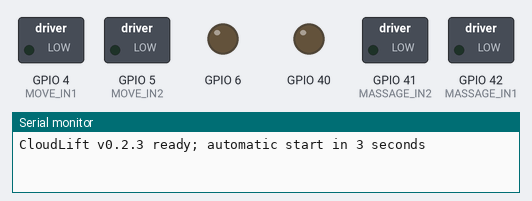
Bench run of a sketch on a simulated ESP32. Parts: switched loads named in the sketch (green lamp = pin HIGH), output pins drawn as LEDs (lit = HIGH), the last lines printed to the serial monitor.

Above: at 0.1 s.
At 3.42 s:
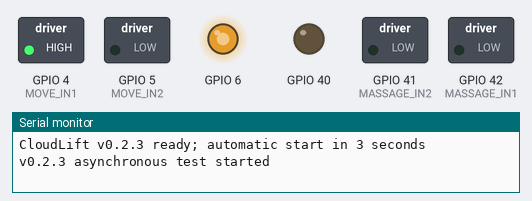
At 4.04 s:
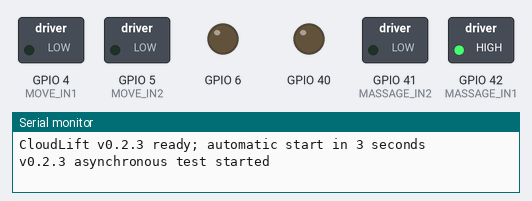
At 8.9 s:
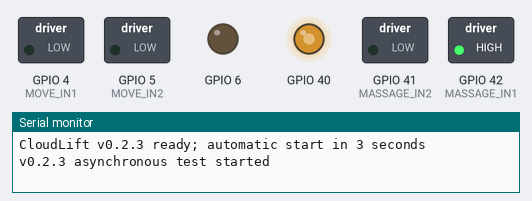
At 17.7 s:
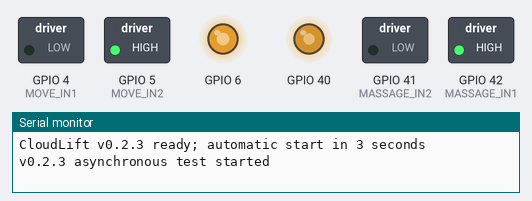
At 38.5 s:
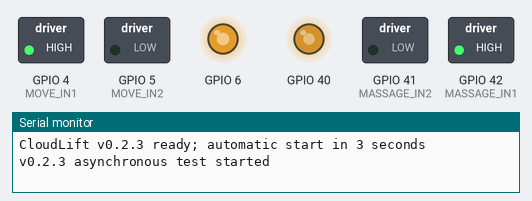
Timing chart, 0 to 40.0 s (numbered marks = the images above):
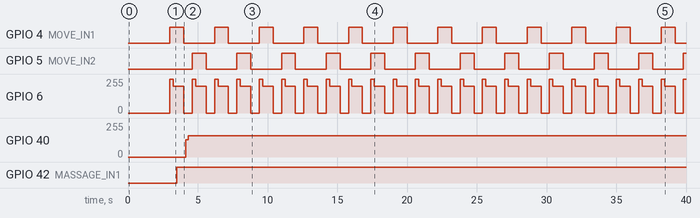

Measured:
- by itself, GPIO 4 (MOVE_IN1), GPIO 5 (MOVE_IN2): alternates HIGH for 1.0 s and LOW for 2.2 s
- by itself, GPIO 6: repeats every 1.6 s: 199/255 0.75 s, 0/255 0.60 s, 255/255 0.25 s
- by itself, GPIO 40: 0/255 → 128/255 at 4.1 s, → 159/255 0.16 s later
- by itself, GPIO 42 (MASSAGE_IN1): LOW → HIGH at 3.5 s

The sketch:

CloudLiftDualMotorTest.ino
```cpp
#include <Arduino.h>
#if __has_include(<esp_arduino_version.h>)
#include <esp_arduino_version.h>
#endif

#ifndef ESP_ARDUINO_VERSION_MAJOR
#define ESP_ARDUINO_VERSION_MAJOR 2
#endif

// CloudLift dual-motor asynchronous bench test v0.2.3
// Motor 1 = displacement motor; Motor 2 = massage motor.

constexpr uint8_t MOVE_IN1 = 4;   // AIN1
constexpr uint8_t MOVE_IN2 = 5;   // AIN2
constexpr uint8_t MOVE_PWM = 6;   // PWMA

constexpr uint8_t MASSAGE_PWM = 40;  // PWMC
constexpr uint8_t MASSAGE_IN2 = 41;  // CIN2
constexpr uint8_t MASSAGE_IN1 = 42;  // CIN1

constexpr uint8_t MOVE_PWM_CHANNEL = 0;     // Arduino-ESP32 2.x only
constexpr uint8_t MASSAGE_PWM_CHANNEL = 1;  // Arduino-ESP32 2.x only
constexpr uint32_t PWM_FREQUENCY = 20000;
constexpr uint8_t PWM_RESOLUTION = 8;

constexpr int MOVE_START_PWM = 255;        // short boost to overcome static friction
constexpr int MOVE_HOLD_PWM = 200;         // lower power after motor starts
constexpr int MASSAGE_TARGET_PWM = 160;
constexpr int8_t MASSAGE_DIRECTION = +1;
constexpr uint32_t POWER_ON_DELAY_MS = 3000;
constexpr uint32_t MASSAGE_START_DELAY_MS = 500;
constexpr uint32_t MASSAGE_SOFT_START_MS = 800;
constexpr uint32_t MOVE_START_BOOST_MS = 250;
constexpr uint32_t MOVE_RUN_MS = 1000;
constexpr uint32_t REVERSAL_PAUSE_MS = 600;
constexpr uint32_t MAX_TEST_RUN_MS = 60000;

enum class MovePhase {
  FORWARD,
  PAUSE_BEFORE_REVERSE,
  REVERSE,
  PAUSE_BEFORE_FORWARD
};

MovePhase movePhase = MovePhase::FORWARD;
uint32_t bootAt = 0;
uint32_t testStartedAt = 0;
uint32_t movePhaseStartedAt = 0;
bool testRunning = false;
bool testFinished = false;

void attachPwm(uint8_t pin, uint8_t channel) {
#if ESP_ARDUINO_VERSION_MAJOR >= 3
  ledcAttach(pin, PWM_FREQUENCY, PWM_RESOLUTION);
#else
  ledcSetup(channel, PWM_FREQUENCY, PWM_RESOLUTION);
  ledcAttachPin(pin, channel);
#endif
}

void writePwm(uint8_t pin, uint8_t channel, uint8_t duty) {
#if ESP_ARDUINO_VERSION_MAJOR >= 3
  ledcWrite(pin, duty);
#else
  ledcWrite(channel, duty);
#endif
}

void driveMotor(uint8_t in1, uint8_t in2, uint8_t pwmPin,
                uint8_t pwmChannel, int speed) {
  speed = constrain(speed, -255, 255);
  digitalWrite(in1, speed > 0 ? HIGH : LOW);
  digitalWrite(in2, speed < 0 ? HIGH : LOW);
  writePwm(pwmPin, pwmChannel, abs(speed));
}

int massageSoftStartPwm(uint32_t elapsed) {
  if (elapsed >= MASSAGE_SOFT_START_MS) return MASSAGE_TARGET_PWM;
  return map(elapsed, 0, MASSAGE_SOFT_START_MS, 0, MASSAGE_TARGET_PWM);
}

int displacementPwm(uint32_t phaseElapsed) {
  return phaseElapsed < MOVE_START_BOOST_MS ? MOVE_START_PWM : MOVE_HOLD_PWM;
}

void stopBothMotors() {
  driveMotor(MOVE_IN1, MOVE_IN2, MOVE_PWM, MOVE_PWM_CHANNEL, 0);
  driveMotor(MASSAGE_IN1, MASSAGE_IN2, MASSAGE_PWM,
             MASSAGE_PWM_CHANNEL, 0);
}

void startTest() {
  testRunning = true;
  testStartedAt = millis();
  movePhase = MovePhase::FORWARD;
  movePhaseStartedAt = testStartedAt;
  Serial.println("v0.2.3 asynchronous test started");
}

void updateMassageMotor(uint32_t now) {
  const uint32_t elapsed = now - testStartedAt;
  if (elapsed < MASSAGE_START_DELAY_MS) {
    driveMotor(MASSAGE_IN1, MASSAGE_IN2, MASSAGE_PWM,
               MASSAGE_PWM_CHANNEL, 0);
    return;
  }
  const int pwm = massageSoftStartPwm(elapsed - MASSAGE_START_DELAY_MS);
  driveMotor(MASSAGE_IN1, MASSAGE_IN2, MASSAGE_PWM, MASSAGE_PWM_CHANNEL,
             MASSAGE_DIRECTION * pwm);
}

void changeMovePhase(MovePhase next, uint32_t now) {
  movePhase = next;
  movePhaseStartedAt = now;
}

void updateDisplacementMotor(uint32_t now) {
  const uint32_t elapsed = now - movePhaseStartedAt;

  switch (movePhase) {
    case MovePhase::FORWARD:
      driveMotor(MOVE_IN1, MOVE_IN2, MOVE_PWM, MOVE_PWM_CHANNEL,
                 displacementPwm(elapsed));
      if (elapsed >= MOVE_RUN_MS) {
        driveMotor(MOVE_IN1, MOVE_IN2, MOVE_PWM, MOVE_PWM_CHANNEL, 0);
        changeMovePhase(MovePhase::PAUSE_BEFORE_REVERSE, now);
      }
      break;

    case MovePhase::PAUSE_BEFORE_REVERSE:
      driveMotor(MOVE_IN1, MOVE_IN2, MOVE_PWM, MOVE_PWM_CHANNEL, 0);
      if (elapsed >= REVERSAL_PAUSE_MS) {
        changeMovePhase(MovePhase::REVERSE, now);
      }
      break;

    case MovePhase::REVERSE:
      driveMotor(MOVE_IN1, MOVE_IN2, MOVE_PWM, MOVE_PWM_CHANNEL,
                 -displacementPwm(elapsed));
      if (elapsed >= MOVE_RUN_MS) {
        driveMotor(MOVE_IN1, MOVE_IN2, MOVE_PWM, MOVE_PWM_CHANNEL, 0);
        changeMovePhase(MovePhase::PAUSE_BEFORE_FORWARD, now);
      }
      break;

    case MovePhase::PAUSE_BEFORE_FORWARD:
      driveMotor(MOVE_IN1, MOVE_IN2, MOVE_PWM, MOVE_PWM_CHANNEL, 0);
      if (elapsed >= REVERSAL_PAUSE_MS) {
        changeMovePhase(MovePhase::FORWARD, now);
      }
      break;
  }
}

void setup() {
  Serial.begin(115200);
  pinMode(MOVE_IN1, OUTPUT);
  pinMode(MOVE_IN2, OUTPUT);
  pinMode(MASSAGE_IN1, OUTPUT);
  pinMode(MASSAGE_IN2, OUTPUT);
  attachPwm(MOVE_PWM, MOVE_PWM_CHANNEL);
  attachPwm(MASSAGE_PWM, MASSAGE_PWM_CHANNEL);
  stopBothMotors();
  bootAt = millis();
  Serial.println("CloudLift v0.2.3 ready; automatic start in 3 seconds");
}

void loop() {
  const uint32_t now = millis();

  if (!testRunning && !testFinished && now - bootAt >= POWER_ON_DELAY_MS) {
    startTest();
  }

  if (testRunning) {
    if (now - testStartedAt >= MAX_TEST_RUN_MS) {
      stopBothMotors();
      testRunning = false;
      testFinished = true;
      Serial.println("60-second test completed; power cycle to run again");
    } else {
      updateMassageMotor(now);
      updateDisplacementMotor(now);
    }
  }

  delay(2);  // only yields CPU time; motor timing uses millis()
}
```
